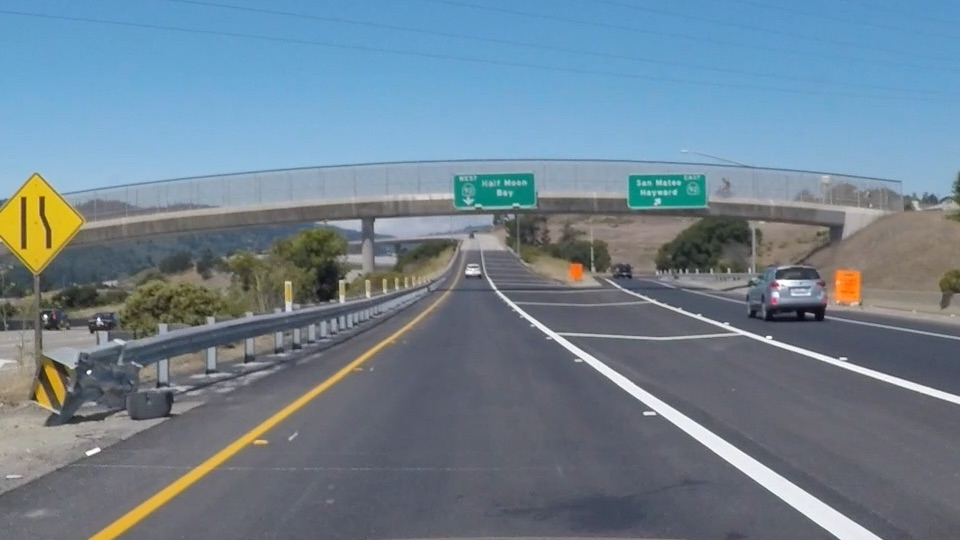
//> input picture exit-ramp.jpg, 960 x 540 px
$ ./hist ../exit-ramp.jpg   (built with g++ and OpenCV 4)
//> lines starting //> are read from the running program, lines starting //| are printed output that depends on the picture
#include <stdio.h>
#include <opencv2/opencv.hpp>
using namespace cv;
using namespace std;

int main(int argc, char** argv )
{
    if ( argc != 2 )
    {
        printf("usage: DisplayImage.out <Image_Path>\n");
        return -1;
    }
    Mat image;
    image = imread( argv[1], 1 );
//> image is the input picture: 540 rows x 960 cols, CV_8UC3; mean B, G, R 144.4, 130.2, 111.3
    if ( !image.data )
    {
        printf("No image data \n");
        return -1;
    }

    // Split image into 3 planes B G R
    vector<Mat> bgr_planes;
    split(image, bgr_planes);
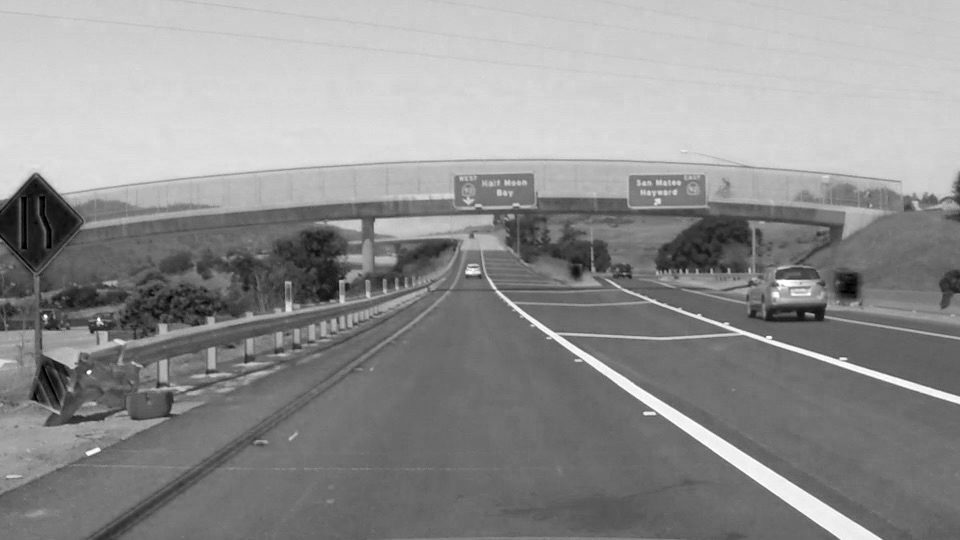
//> bgr_planes[0]: 540 rows x 960 cols, CV_8UC1; min 0, max 255, mean 144.4
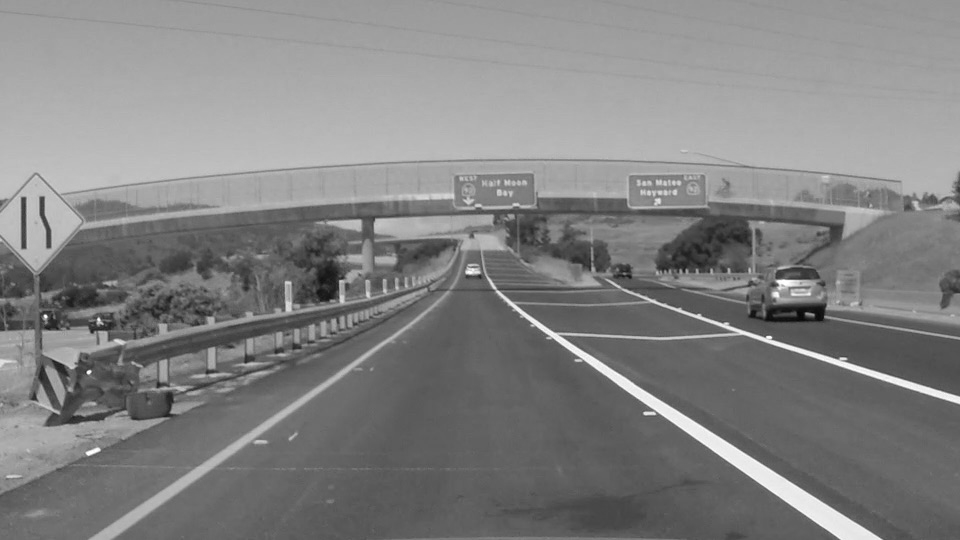
//> bgr_planes[1]: 540 rows x 960 cols, CV_8UC1; min 6, max 255, mean 130.2
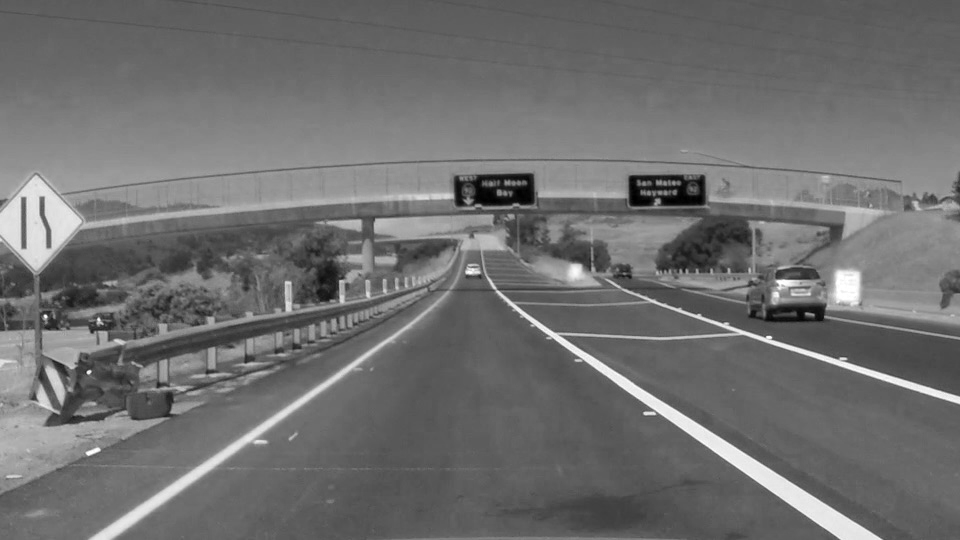
//> bgr_planes[2]: 540 rows x 960 cols, CV_8UC1; min 0, max 255, mean 111.3

    // number of bins to categorize
    int histSize = 256;

    /// Set the ranges ( for B,G,R) )
	float range[] = { 0, 256 } ; //the upper boundary is exclusive
	const float* histRange = { range };

	// Set the bin to have the same size
	bool uniform = true; bool accumulate = false;

	// Create 3 matrix for 3 color histogram
	Mat b_hist, g_hist, r_hist;

	// Calculation of Histogram
    calcHist( &bgr_planes[0], 1, 0, Mat(), b_hist, 1, &histSize, &histRange, uniform, accumulate);
//> b_hist = 256 values, max 13537 at index 107, min 17 at index 1, mean 2025
    calcHist( &bgr_planes[1], 1, 0, Mat(), g_hist, 1, &histSize, &histRange, uniform, accumulate);
//> g_hist = 256 values, max 11115 at index 96, min 0 at index 0, mean 2025
    calcHist( &bgr_planes[2], 1, 0, Mat(), r_hist, 1, &histSize, &histRange, uniform, accumulate);
//> r_hist = 256 values, max 15687 at index 95, min 38 at index 251, mean 2025

    // Draw the histograms for R, G and B
	int hist_w = 512; int hist_h = 400;
	int bin_w = cvRound( (double) hist_w/histSize );

	// Rows is Heights (Y) and Columns is width (X)

	Mat histImage( hist_h, hist_w, CV_8UC3, Scalar( 0,0,0) );

	// Normalize the result to [0, histImage.rows], spread the histogram Height result evenly to histImage later
	normalize(b_hist, b_hist, 0, histImage.rows, NORM_MINMAX, -1, Mat() );
//> b_hist = 256 values, max 400 at index 107, min 0 at index 1, mean 59.41
	normalize(g_hist, g_hist, 0, histImage.rows, NORM_MINMAX, -1, Mat() );
//> g_hist = 256 values, max 400 at index 96, min 0 at index 0, mean 72.87
	normalize(r_hist, r_hist, 0, histImage.rows, NORM_MINMAX, -1, Mat() );
//> r_hist = 256 values, max 400 at index 95, min 0 at index 251, mean 50.79

	// Draw for each channel
	for( int i = 1; i < histSize; i++ )
	{
		// line function to draw a line to image <histImage> from one point to one point with color (in Scalar) and other parameters
		// Point is (X, Y), Y is always counted from the top to bottom
		// for the correct interpretation the value must be total height minus b_hist value
	    line( histImage, Point( bin_w*(i-1), hist_h - cvRound(b_hist.at<float>(i-1)) ) ,
	                     Point( bin_w*(i), hist_h - cvRound(b_hist.at<float>(i)) ),
	                     Scalar( 255, 0, 0), 2, 8, 0  );
	    line( histImage, Point( bin_w*(i-1), hist_h - cvRound(g_hist.at<float>(i-1)) ) ,
	                     Point( bin_w*(i), hist_h - cvRound(g_hist.at<float>(i)) ),
	                     Scalar( 0, 255, 0), 2, 8, 0  );
	    line( histImage, Point( bin_w*(i-1), hist_h - cvRound(r_hist.at<float>(i-1)) ) ,
	                     Point( bin_w*(i), hist_h - cvRound(r_hist.at<float>(i)) ),
	                     Scalar( 0, 0, 255), 2, 8, 0  );
	}
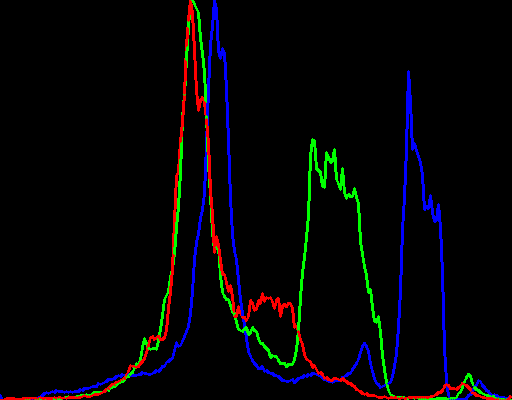
//> histImage: 400 rows x 512 cols, CV_8UC3; mean B, G, R 6.6, 4.9, 4.6

	namedWindow("Display Image", WINDOW_AUTOSIZE );
    imshow("Display Image", image);
    namedWindow("Histogram", WINDOW_AUTOSIZE );
    imshow("Histogram", histImage);
    waitKey(0);

    return 0;
}
